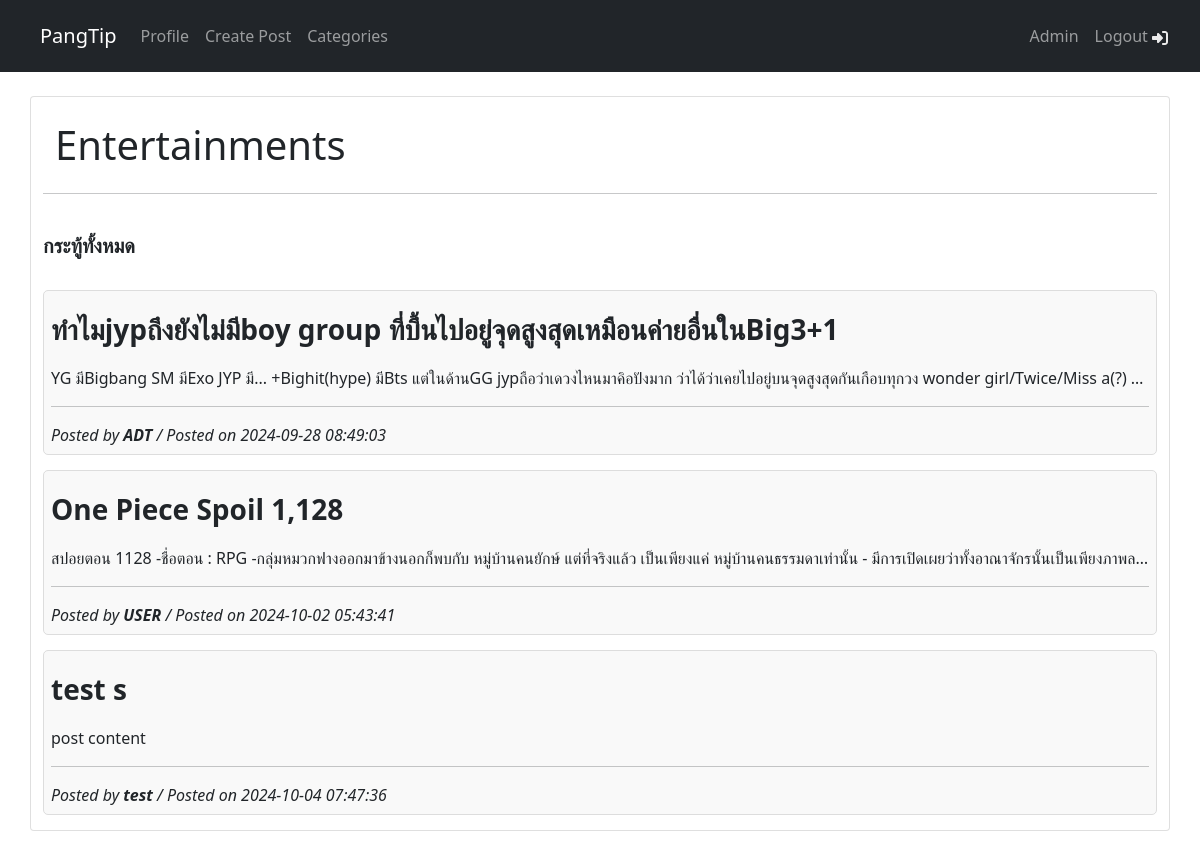
The app's page /c_entertain.php (signed in) with its own data.
### tables this page shows
CREATE TABLE `posts` (
  `post_id` int NOT NULL,
  `category_id` int NOT NULL,
  `user_id` int NOT NULL,
  `post_title` varchar(255) NOT NULL,
  `post_content` text NOT NULL,
  `post_time` timestamp NULL DEFAULT CURRENT_TIMESTAMP
);

CREATE TABLE `users` (
  `user_id` int NOT NULL,
  `firstname` varchar(255) NOT NULL,
  `lastname` varchar(255) NOT NULL,
  `email` varchar(255) NOT NULL,
  `password` varchar(255) NOT NULL,
  `urole` varchar(255) NOT NULL,
  `created_at` timestamp NOT NULL DEFAULT CURRENT_TIMESTAMP
);

### c_entertain.php (the view, shortened to what this page needs)
<?php
    require 'req/navbar.php';
?>
<!DOCTYPE html>
<html lang="en">
<head>
    <link href="https://cdn.jsdelivr.net/npm/bootstrap@5.0.2/dist/css/bootstrap.min.css" rel="stylesheet">
    <link rel="stylesheet" href="css/style.css">
</head>
<body>
<div class="container card mt-4 mb-5">
    <div class="container mt-4">
      <h1>Entertainments</h1>
    </div>
    <hr>
    <div class="row row-cols-1 row-cols-md-2 g-3 mt-2 mb-4">
        <div class="col">
             <h5 class="card-title"><b>กระทู้ทั้งหมด</b></h5>
        </div>
    </div>
    <?php
        $check_data = $conn->prepare("SELECT users.user_id, users.firstname, posts.post_id, posts.post_title, posts.post_content, posts.post_time, posts.category_id
                                        FROM users
                                        INNER JOIN posts ON users.user_id = posts.user_id
                                        WHERE posts.category_id = :category_id");
        $cat = 3;
        $check_data->bindParam(":category_id", $cat );
        $check_data->execute();
    ?>
    <?php while($row = $check_data->fetch(PDO::FETCH_ASSOC)): ?>
            <div style="border: 1px solid #ddd; padding: 7px; margin-bottom: 15px; border-radius: 5px; background-color: #f9f9f9;">
            <a href="postDetail.php?post_id=<?=$row['post_id']?>" class="text-decoration-none text-dark" >
            <div style="margin-top: 10px; font-size: 28px; white-space: nowrap; overflow: hidden; text-overflow: ellipsis;">
                <b><?= htmlspecialchars($row['post_title']) ?></b></div>
            <div class="mt-3 mb-3" style="font-size: 16px; white-space: nowrap; overflow: hidden; text-overflow: ellipsis;">
            <?= htmlspecialchars($row['post_content']) ?></div><hr>
            <div class="mt-2 fdate" style="font-size: 16px;">Posted by <b><?= htmlspecialchars($row['firstname']) ?></b>  / Posted on <?= htmlspecialchars($row['post_time']) ?>
            </div></a>
            </div>
    <?php endwhile; ?>
</body>
</html>

### css/style.css (style rules this page uses)
.fdate { font-size: 12px; font-style: italic; }

### records on screen
posts: post_title "ทำไมjypถึงยังไม่มีboy group ที่บึ้นไปอยู่จุดสูงสุดเหมือนค่ายอื่นในBig3+1", post_content "YG มีBigbang SM มีExo JYP มี... +Bighit(hype) มีBts แต่ในด้านGG jypถือว่าเดวงไหนมาคิอปังมาก ว่าได้ว่าเคยไปอยู่บนจุดสูงสุดกันเกือบทุกวง wonder girl/Twice/Miss a(?)…", user.firstname "ADT", post_time "2024-09-28 08:49:03"
posts: post_title "One Piece Spoil 1,128", post_content "สปอยตอน 1128 -ชื่อตอน : RPG -กลุ่มหมวกฟางออกมาข้างนอกก็พบกับ หมู่บ้านคนยักษ์ แต่ที่จริงแล้ว เป็นเพียงแค่ หมู่บ้านคนธรรมดาเท่านั้น - มีการเปิดเผยว่าทั้งอาณาจักรนั้นเป็นเพียงภาพล…", user.firstname "USER", post_time "2024-10-02 05:43:41"
posts: post_title "test s", post_content "post content", user.firstname "test", post_time "2024-10-04 07:47:36"
